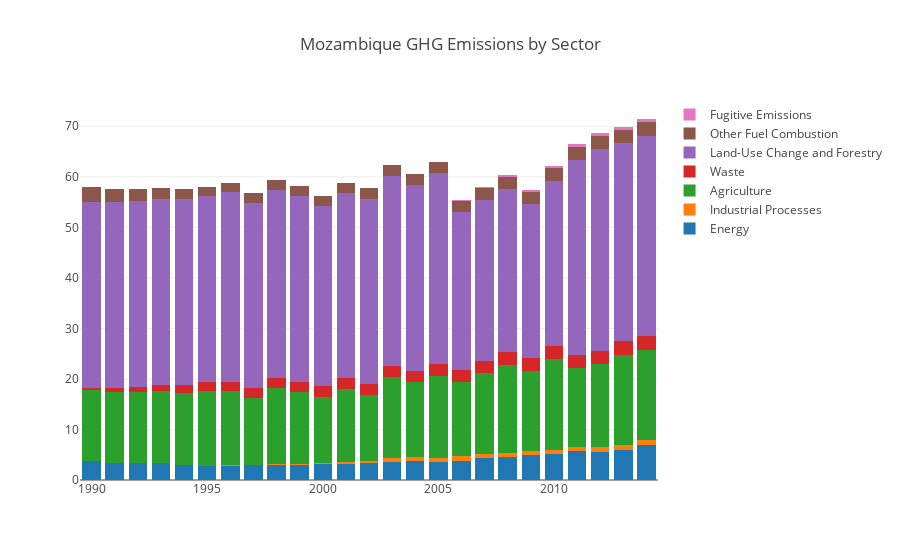

Notebook source saved alongside this figure:
### Markdown cell above
Land use and forestry accounts for well over 65% of emissions for Zambia.  This could be a result of over use of this category or a doubling up between categories.   How does Zambia compare to its neighbors in this regard?

### Code cell
country='Mozambique'
fig1 = plot_country(country)
iplot(fig1, filename='pandas-bar-chart-layout '+country);
